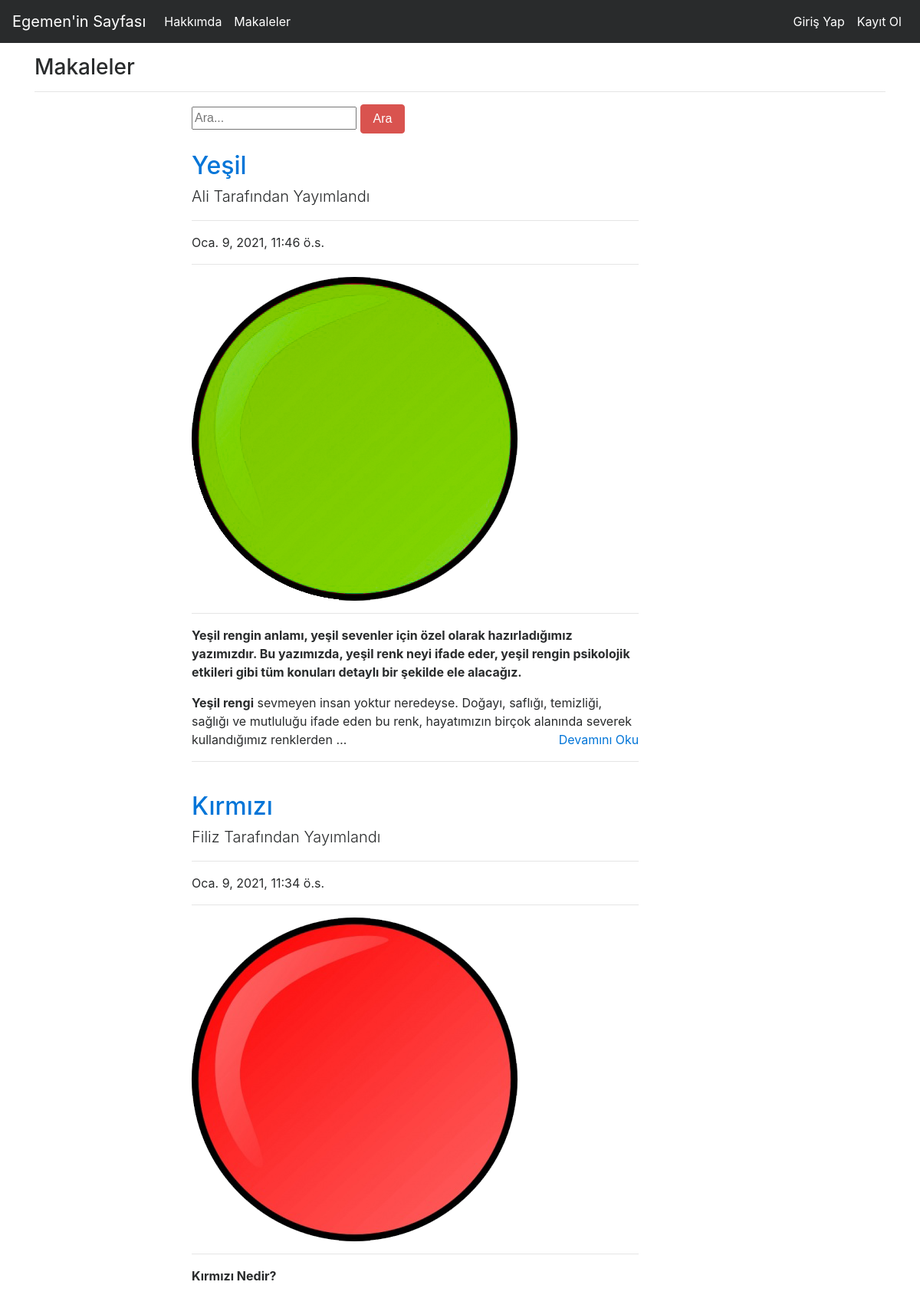
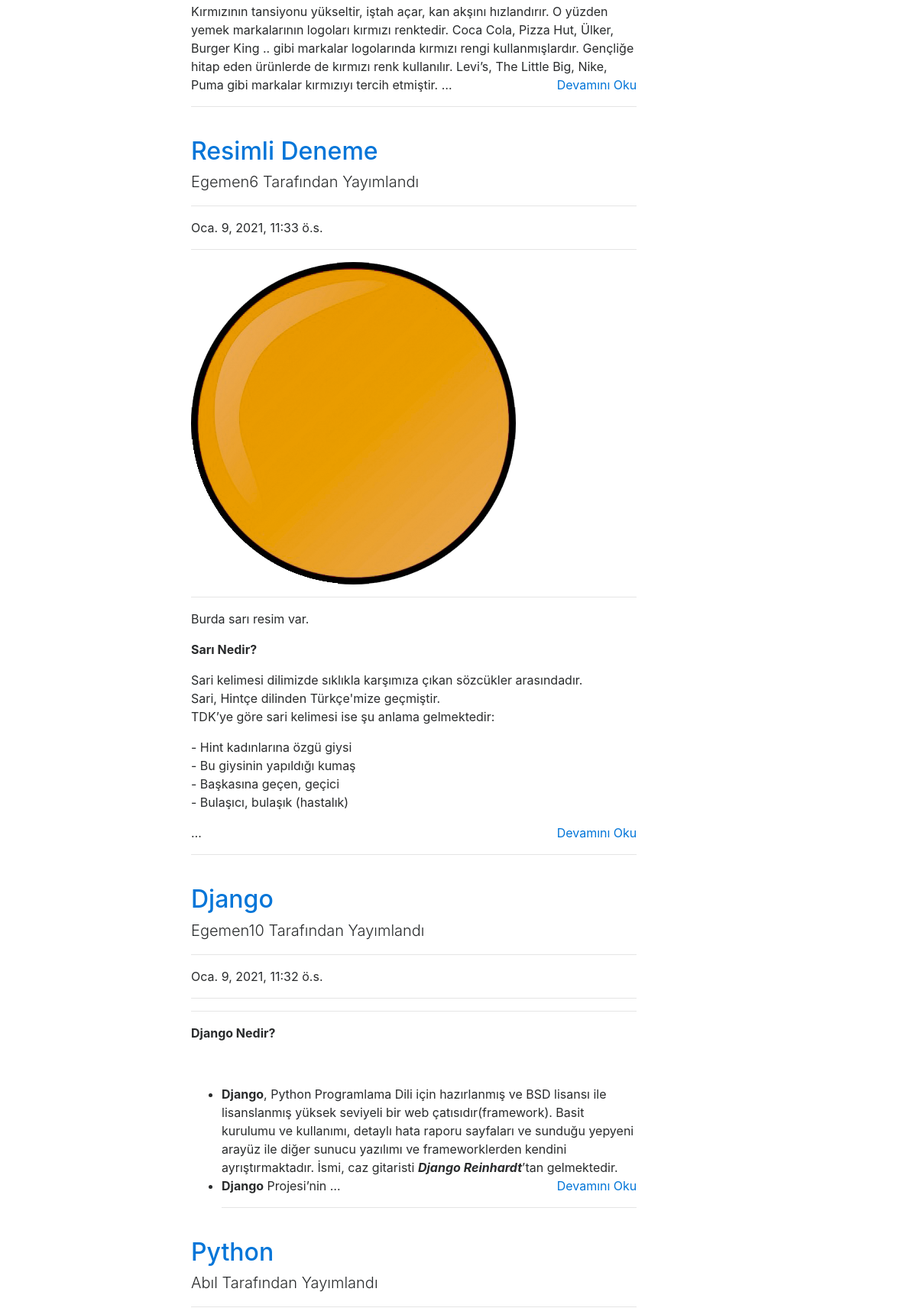
The app's page /articles/ (upper part) with its own data (2 pictures, top to bottom).
### article/models.py (models this page shows, shortened)
class Article(models.Model):
    author = models.ForeignKey("auth.User",on_delete = models.CASCADE,verbose_name="Yazar")
    title = models.CharField(max_length= 50,verbose_name="Başlık")
    content = RichTextField(verbose_name="İçerik")
    created_date = models.DateTimeField(auto_now_add=True,verbose_name="Oluşturma Tarihi")
    article_image = models.FileField(blank = True,null = True,verbose_name = "Makaleye Resim Ekleyin")
    class Meta():
        ordering = ['-created_date']

### article/views.py (the view)
# urls.py: path("",views.articles,name = "articles"),
def articles(request):
    keyword = request.GET.get("keyword")
    if keyword:
        articles = Article.objects.filter(title__contains = keyword)
        return render(request,"articles.html",{"articles":articles})
    articles = Article.objects.all()
    return render(request,"articles.html",{"articles":articles})

### templates/articles.html (shortened to what this page needs)
{% extends "layout.html" %}
{% block body %}
<h3>Makaleler</h3>
<hr>
<div class="row">
  <div class="col-md-10 offset-md-2">
    <div class="col-lg-8">
      <form >
        <input type="text" name = "keyword" class = "inmput-sm" placeholder= "Ara...">
        <button type = "submit" class = "btn btn-danger">Ara</button>
      </form>
    </div>
  </div>
</div>
{% if articles %}
    {% for article in articles %}
    <div class="row">
    <div class="col-md-10 offset-md-2">
       <div class="col-lg-8">
        <h2 class="mt-4"><a href="{% url 'article:detail' article.id %}">{{article.title}}</a></h2>
        <p class="lead">
          {{article.author.username}} Tarafından Yayımlandı
        </p>
        <hr>
        <p>{{article.created_date}}</p>
        <hr>
        {% if article.article_image %}
        <img class="img-fluid rounded" src="{{article.article_image.url}}">
        {% endif %}
        <hr>
        <p class="lead">
            {{article.content|safe|truncatewords:50}}
        <a style = "float:right;" href="{% url 'article:detail' article.id %}" class =>Devamını Oku</a>
        </p>
        <hr>
       </div>
    </div>
    </div>
    {% endfor %}
{% else %}
<div class = "alert alert-danger">
    Makale Bulunmuyor
</div>
{% endif %}
{% endblock body %}

### templates/layout.html (shortened to what this page needs)
<!DOCTYPE html>
{%load  static%}
<html lang="en">
<head>
    <link rel="stylesheet" href="{% static 'css/bootstrap.min.css'%}">
</head>
<body>
    {% include "includes/navbar.html" %}
    <div class = "container" >
    <br><br><br>
    {% block body %}
    {% endblock body %}
    </div>
</body>
</html>

### templates/includes/navbar.html (shortened to what this page needs)
<nav class="navbar navbar-toggleable-md navbar-inverse fixed-top bg-inverse">
      <a class="navbar-brand" href="{% url 'index'%}">Egemen'in Sayfası</a>
      <div class="collapse navbar-collapse" id="navbarCollapse">
        <ul class="navbar-nav mr-auto">
          <li class="nav-item active">
            <a class="nav-link" href="{% url 'about'%}">Hakkımda <span class="sr-only">(current)</span></a>
          </li>
          <li class="nav-item active">
            <a class="nav-link" href="{% url 'article:articles'%}">Makaleler <span class="sr-only">(current)</span></a>
          </li>
        </ul>
        <ul class="navbar-nav ml-auto">
        {% if request.user.is_authenticated %}
          <li class="nav-item active">
            <a class="nav-link" href="{% url 'article:dashboard'%}">Kontrol Paneli <span class="sr-only">(current)</span></a>
          </li>
          <li class="nav-item active">
            <a class="nav-link" href="{% url 'user:logout'%}">Çıkış Yap<span class="sr-only">(current)</span></a>
          </li>
        </ul>
        {% else %}
        <li class="nav-item active">
            <a class="nav-link" href="{% url 'user:login'%}">Giriş Yap<span class="sr-only">(current)</span></a>
          </li>
          <li class="nav-item active">
            <a class="nav-link" href="{% url 'user:register'%}">Kayıt Ol<span class="sr-only">(current)</span></a>
          </li>
        {% endif %}
        </ul>
      </div>
    </nav>

### records on screen
Article: title "Yeşil", author.username "Ali", created_date "Oca. 9, 2021, 11:46 ö.s.", article_image (picture), content "Yeşil rengin anlamı, yeşil sevenler için özel olarak hazırladığımız yazımızdır. Bu yazımızda, yeşil renk neyi ifade eder, yeşil rengin psikolojik etkileri gibi tüm konuları detaylı bir şekilde ele alacağız. Yeşil rengi sevmeyen insan yoktur neredeyse. Doğayı, saflığı, temizliği, sağlığı ve mutluluğu ifade eden bu renk, hayatımızın birçok alanında severek kullandığımız renklerden …"
Article: title "Kırmızı", author.username "Filiz", created_date "Oca. 9, 2021, 11:34 ö.s.", article_image (picture), content "Kırmızı Nedir? Kırmızının tansiyonu yükseltir, iştah açar, kan akşını hızlandırır. O yüzden yemek markalarının logoları kırmızı renktedir. Coca Cola, Pizza Hut, Ülker, Burger King .. gibi markalar logolarında kırmızı rengi kullanmışlardır. Gençliğe hitap eden ürünlerde de kırmızı renk kullanılır. Levi’s, The Little Big, Nike, Puma gibi markalar kırmızıyı tercih etmiştir. …"
Article: title "Resimli Deneme", author.username "Egemen6", created_date "Oca. 9, 2021, 11:33 ö.s.", article_image (picture), content "Burda sarı resim var. Sarı Nedir? Sari kelimesi dilimizde sıklıkla karşımıza çıkan sözcükler arasındadır. Sari, Hintçe dilinden Türkçe'mize geçmiştir. TDK’ye göre sari kelimesi ise şu anlama gelmektedir: - Hint kadınlarına özgü giysi - Bu giysinin yapıldığı kumaş - Başkasına geçen, geçici - Bulaşıcı, bulaşık (hastalık) …"
Article: title "Django", author.username "Egemen10", created_date "Oca. 9, 2021, 11:32 ö.s.", content "Django Nedir? Django , Python Programlama Dili için hazırlanmış ve BSD lisansı ile lisanslanmış yüksek seviyeli bir web çatısıdır(framework). Basit kurulumu ve kullanımı, detaylı hata raporu sayfaları ve sunduğu yepyeni arayüz ile diğer sunucu yazılımı ve frameworklerden kendini ayrıştırmaktadır. İsmi, caz gitaristi Django Reinhardt ’tan gelmektedir. Django Projesi’nin …"
Article: title "Python", author.username "Abıl"
